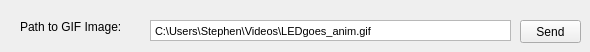
    <widget class="QWidget" name="tabAnimation">
     <attribute name="title">
      <string>Animation</string>
     </attribute>
     <attribute name="toolTip">
      <string>&lt;html&gt;&lt;head/&gt;&lt;body&gt;&lt;p&gt;Displays the animation of your choice on the marquee.&lt;/p&gt;&lt;/body&gt;&lt;/html&gt;</string>
     </attribute>
     <widget class="QLabel" name="lblGIFPath">
      <property name="enabled">
       <bool>true</bool>
      </property>
      <property name="geometry">
       <rect>
        <x>20</x>
        <y>20</y>
        <width>131</width>
        <height>21</height>
       </rect>
      </property>
      <property name="text">
       <string>Path to GIF Image:</string>
      </property>
      <property name="alignment">
       <set>Qt::AlignLeading|Qt::AlignLeft|Qt::AlignTop</set>
      </property>
     </widget>
     <widget class="QTextEdit" name="txtGIFPath">
      <property name="enabled">
       <bool>true</bool>
      </property>
      <property name="geometry">
       <rect>
        <x>150</x>
        <y>20</y>
        <width>361</width>
        <height>21</height>
       </rect>
      </property>
      <property name="verticalScrollBarPolicy">
       <enum>Qt::ScrollBarAlwaysOff</enum>
      </property>
      <property name="horizontalScrollBarPolicy">
       <enum>Qt::ScrollBarAlwaysOff</enum>
      </property>
      <property name="tabChangesFocus">
       <bool>true</bool>
      </property>
      <property name="html">
       <string>&lt;!DOCTYPE HTML PUBLIC &quot;-//W3C//DTD HTML 4.0//EN&quot; &quot;http://www.w3.org/TR/REC-html40/strict.dtd&quot;&gt;
&lt;html&gt;&lt;head&gt;&lt;meta name=&quot;qrichtext&quot; content=&quot;1&quot; /&gt;&lt;style type=&quot;text/css&quot;&gt;
p, li { white-space: pre-wrap; }
&lt;/style&gt;&lt;/head&gt;&lt;body style=&quot; font-family:'MS Shell Dlg 2'; font-size:8.25pt; font-weight:400; font-style:normal;&quot;&gt;
&lt;p style=&quot; margin-top:0px; margin-bottom:0px; margin-left:0px; margin-right:0px; -qt-block-indent:0; text-indent:0px;&quot;&gt;&lt;span style=&quot; font-size:8pt;&quot;&gt;C:\Users\Stephen\Videos\LEDgoes_anim.gif&lt;/span&gt;&lt;/p&gt;&lt;/body&gt;&lt;/html&gt;</string>
      </property>
     </widget>
     <widget class="QPushButton" name="btnAnim">
      <property name="enabled">
       <bool>true</bool>
      </property>
      <property name="geometry">
       <rect>
        <x>520</x>
        <y>20</y>
        <width>61</width>
        <height>23</height>
       </rect>
      </property>
      <property name="toolTip">
       <string>&lt;html&gt;&lt;head/&gt;&lt;body&gt;&lt;p&gt;Displays the animation on the marquee.&lt;/p&gt;&lt;/body&gt;&lt;/html&gt;</string>
      </property>
      <property name="text">
       <string>Send</string>
      </property>
     </widget>
    </widget>
